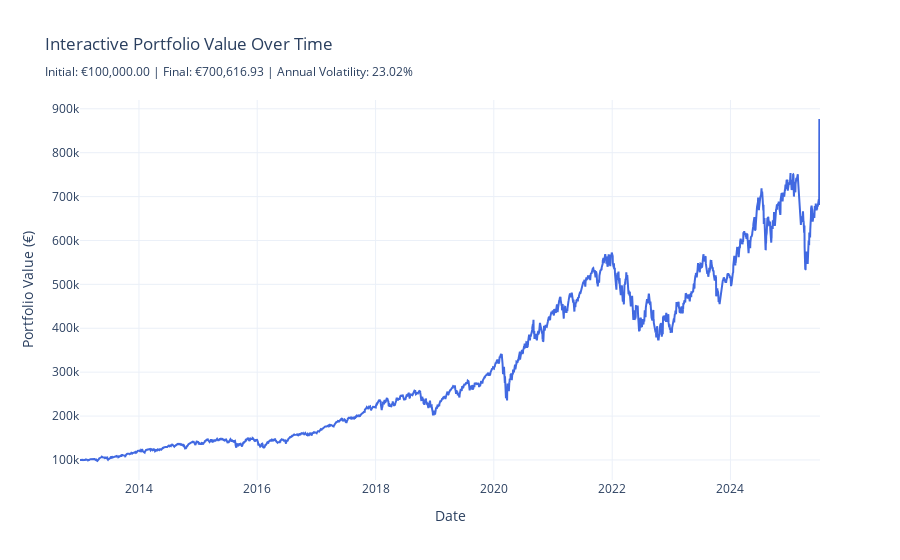

The notebook cell this image was saved under:
### Code cell
# --- Plot Portfolio Performance as interactive chart ---

# >USER INPUT: Choose the time period to visualize by changing the DataFrame below:
# - `close_train_df` → to visualize only the training period
# - `close_test_df`  → to visualize only the testing period
# - `close_df`       → to visualize the full period 
plot_portfolio_df = asset_allocation(close_df, optimal_weights, initial_investment)

#pio.renderers.default = 'browser'

#Ensure DataFrame index is datetime for correct plotting
plot_portfolio_df.index = pd.to_datetime(plot_portfolio_df.index)

# Compute annualized volatility 
volatility = plot_portfolio_df['Portfolio_Daily_Return'].std() * np.sqrt(252)

# Create interactive line chart
fig = go.Figure()

fig.add_trace(go.Scatter(
    x=plot_portfolio_df.index,
    y=plot_portfolio_df['Portfolio_Value'],
    mode='lines',
    name='Portfolio Value',
    line=dict(color='royalblue', width=2),
    hovertemplate='Date: %{x}<br>Value: €%{y:,.2f}<extra></extra>'
))

# Add chart title and fromatting
fig.update_layout(
    title=(
        f"Interactive Portfolio Value Over Time<br>"
        f"<sub>Initial: €{plot_portfolio_df['Portfolio_Value'].iloc[0]:,.2f} | "
        f"Final: €{plot_portfolio_df['Portfolio_Value'].iloc[-1]:,.2f} | "
        f"Annual Volatility: {volatility:.2%}</sub>"
    ),
    xaxis_title="Date",
    yaxis_title="Portfolio Value (€)",
    template='plotly_white',
    hovermode='x unified'
)

fig.show()

### Figure 1 — Plotly figure (JSON) as saved in the notebook; plotly's stock layout.template omitted (floating-point values rounded to 4 significant figures; data arrays with more than 128 entries replaced by an {"elided": "..."} marker saying what was removed)
{"data": [{"hovertemplate": "Date: %{x}<br>Value: €%{y:,.2f}<extra></extra>", "line": {"color": "royalblue", "width": 2}, "mode": "lines", "name": "Portfolio Value", "type": "scatter", "x": {"elided": "3229 str values"}, "y": {"elided": "3229 float values"}}], "layout": {"hovermode": "x unified", "title": {"text": "Interactive Portfolio Value Over Time<br><sub>Initial: €100,000.00 | Final: €700,616.93 | Annual Volatility: 23.02%</sub>"}, "xaxis": {"title": {"text": "Date"}}, "yaxis": {"title": {"text": "Portfolio Value (€)"}}}}
